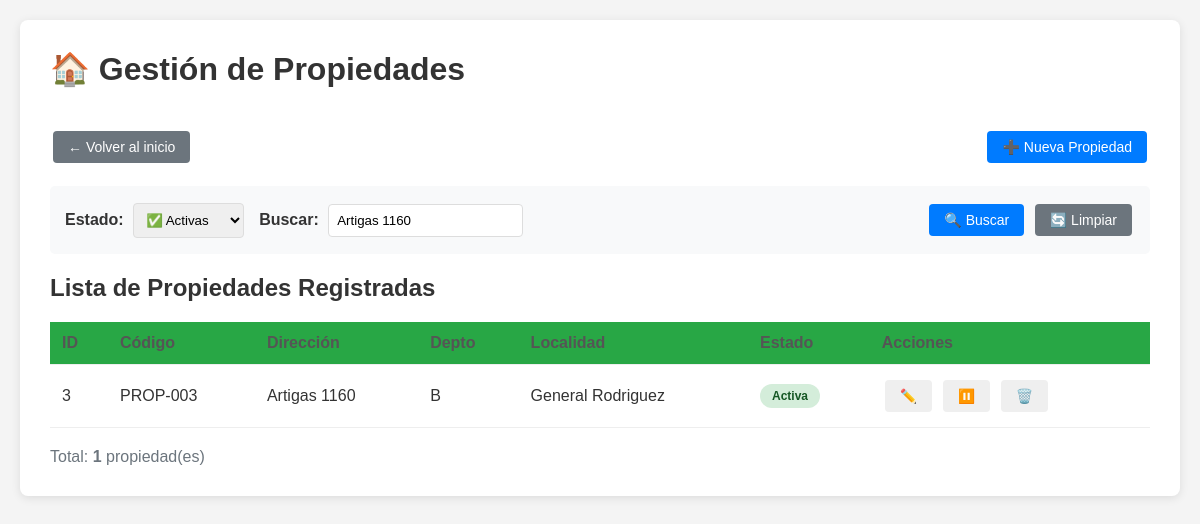
The page /form_propiedades.php?busqueda=Artigas 1160 (signed in) on the database its author committed.
### tables this page shows
CREATE TABLE `propiedades` (
  `id` int(11) NOT NULL AUTO_INCREMENT,
  `codigo` varchar(50) DEFAULT NULL,
  `direccion` varchar(200) NOT NULL,
  `departamento` varchar(20) DEFAULT NULL,
  `localidad` varchar(100) NOT NULL,
  `descripcion` text DEFAULT NULL,
  `activo` tinyint(1) DEFAULT 1,
  PRIMARY KEY (`id`),
  UNIQUE KEY `codigo` (`codigo`)
);

### form_propiedades.php (the view, shortened to what this page needs)
<?php
require_once 'config.php';
$filtro = $_GET['filtro'] ?? 'activas';
$busqueda = $_GET['busqueda'] ?? '';
$sql = "SELECT * FROM propiedades WHERE 1=1";
if ($filtro === 'activas') {
    $sql .= " AND activo = 1";
} elseif ($filtro === 'inactivas') {
    $sql .= " AND activo = 0";
}
if (!empty($busqueda)) {
    $sql .= " AND (direccion LIKE ? OR departamento LIKE ? OR localidad LIKE ? OR codigo LIKE ?)";
}
$sql .= " ORDER BY id DESC";
$stmt = $pdo->prepare($sql);
if (!empty($busqueda)) {
    $busquedaParam = "%$busqueda%";
    $stmt->execute([$busquedaParam, $busquedaParam, $busquedaParam, $busquedaParam]);
} else {
    $stmt->execute();
}
$propiedades = $stmt->fetchAll(PDO::FETCH_ASSOC);
?>
<!DOCTYPE html>
<html lang="es">
<head>
    <link rel="stylesheet" href="assets/css/styles.css">
</head>
<body class="form-propiedades">
    <div class="container">
        <h1>🏠 Gestión de Propiedades</h1>
        <div class="top-actions">
            <a href="index.php" class="btn btn-secondary">← Volver al inicio</a>
            <button onclick="nuevaPropiedad()" class="btn btn-primary">➕ Nueva Propiedad</button>
        </div>
        <div class="filtros">
            <form method="GET" style="display: flex; gap: 15px; align-items: center; flex-wrap: wrap; width: 100%;">
                <div>
                    <label>Estado:</label>
                    <select name="filtro" onchange="this.form.submit()">
                        <option value="activas" <?php echo $filtro === 'activas' ? 'selected' : '' ?>>✅ Activas</option>
                    </select>
                </div>
                <div style="flex-grow: 1;">
                    <label>Buscar:</label>
                    <input type="text" name="busqueda" value="<?php echo htmlspecialchars($busqueda) ?>"
                           placeholder="Dirección, departamento o localidad...">
                </div>
                <div>
                    <button type="submit" class="btn btn-primary">🔍 Buscar</button>
                    <a href="form_propiedades.php" class="btn btn-secondary">🔄 Limpiar</a>
                </div>
            </form>
        </div>
        <h2>Lista de Propiedades Registradas</h2>
        <table>
            <thead>
                <tr>
                    <th>ID</th>
                    <th>Código</th>
                    <th>Dirección</th>
                    <th>Depto</th>
                    <th>Localidad</th>
                    <th>Estado</th>
                    <th>Acciones</th>
                </tr>
            </thead>
            <tbody>
                <?php if (count($propiedades) > 0): ?>
                    <?php foreach ($propiedades as $prop): ?>
                    <tr>
                        <td><?php echo $prop['id'] ?></td>
                        <td><?php echo htmlspecialchars($prop['codigo']) ?></td>
                        <td><?php echo htmlspecialchars($prop['direccion']) ?></td>
                        <td><?php echo htmlspecialchars($prop['departamento']) ?></td>
                        <td><?php echo htmlspecialchars($prop['localidad']) ?></td>
                        <td>
                            <?php if ($prop['activo']): ?>
                                <span class="badge badge-success">Activa</span>
                            <?php else: ?>
                                <span class="badge badge-danger">Inactiva</span>
                            <?php endif; ?>
                        </td>
                        <td>
                            <button onclick="editarPropiedad(<?php echo $prop['id'] ?>)"
                                    class="btn btn-editar" title="Editar">✏️</button>
                            <?php if ($prop['activo']): ?>
                                <button onclick="desactivarPropiedad(<?php echo $prop['id'] ?>)"
                                        class="btn btn-desactivar" title="Desactivar">⏸️</button>
                            <?php else: ?>
                                <button onclick="activarPropiedad(<?php echo $prop['id'] ?>)"
                                        class="btn btn-activar" title="Activar">▶️</button>
                            <?php endif; ?>
                            <button onclick="eliminarPropiedad(<?php echo $prop['id'] ?>)"
                                    class="btn btn-eliminar" title="Eliminar">🗑️</button>
                        </td>
                    </tr>
                    <?php endforeach; ?>
                <?php endif; ?>
            </tbody>
        </table>
        <div style="margin-top: 20px; color: #6c757d;">
            Total: <strong><?php echo count($propiedades) ?></strong> propiedad(es)
        </div>
    </div>
</body>
</html>

### assets/css/styles.css (style rules this page uses)
* { margin: 0; padding: 0; box-sizing: border-box; }
body { font-family: Arial, sans-serif; background: #f4f4f4; margin: 0; padding: 20px; color: #333; }
.container { max-width: 1400px; margin: 0 auto; background: white; padding: 30px; border-radius: 8px; box-shadow: 0 2px 10px rgba(0, 0, 0, 0.1); }
h1 { color: #333; padding-bottom: 10px; margin-bottom: 30px; }
h1, h2, h3 { color: #333; }
.btn { padding: 8px 15px; margin: 3px; border: none; cursor: pointer; border-radius: 4px; font-size: 14px; text-decoration: none; display: inline-block; transition: all 0.3s; }
.btn-primary { background: #007bff; color: white; }
.btn-secondary { background: #6c757d; color: white; }
.filtros { margin: 20px 0; padding: 15px; background: #f8f9fa; border-radius: 5px; display: flex; gap: 15px; align-items: center; flex-wrap: wrap; }
.filtros label { font-weight: bold; margin-right: 5px; }
.filtros input, .filtros select { padding: 8px; border: 1px solid #ddd; border-radius: 4px; }
.top-actions { display: flex; justify-content: space-between; align-items: center; margin-bottom: 20px; }
table { width: 100%; border-collapse: collapse; margin-top: 20px; }
th, td { padding: 12px; text-align: left; border-bottom: 1px solid #eee; }
th { background: #343a40; color: white; font-weight: bold; }
.badge { display: inline-block; padding: 5px 12px; border-radius: 20px; font-size: 12px; font-weight: bold; }
.badge-success, .estado-activo { background: #d4edda; color: #155724; }
.form-propiedades h1 { border-bottom-color: #28a745; }
.form-propiedades th { background: #28a745; }
table { width: 100%; border-collapse: collapse; }
th { background: #f8f9fa; font-weight: bold; color: #555; }

### rows shown on the page
propiedades: id "3", codigo "PROP-003", direccion "Artigas 1160", departamento "B", localidad "General Rodriguez", activo "Activa"

### other values the page prints
count($propiedades) "1"
